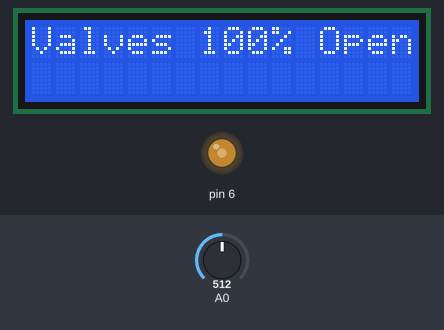
The sketch below on a simulated Arduino Uno, built with avr-gcc and run on an emulated ATmega328P. On the bench: 16×2 character LCD, output pins drawn as LEDs (lit = HIGH). The inputs (shaded band) are chosen by the test bench; at power-on: A0 = 512. What the sketch prints to the serial monitor is not drawn.

Above: at 1.2 s.
1.3 s: A0 set to 265
5.6 s: A0 set to 236
At 7.4 s:
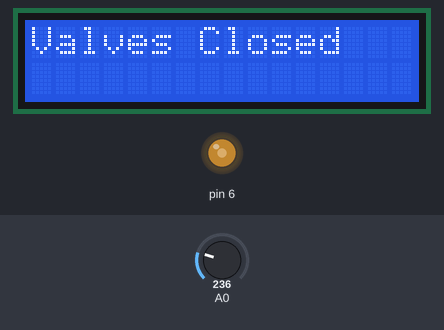
9.9 s: A0 set to 900
At 10.6 s:
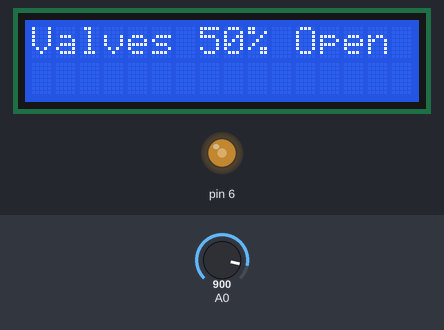
12.5 s: A0 set to 122
At 13.6 s:
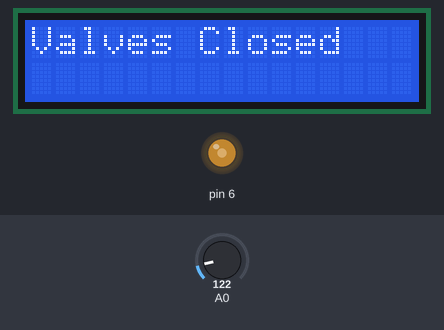
16.8 s: A0 set to 306
At 18.5 s:
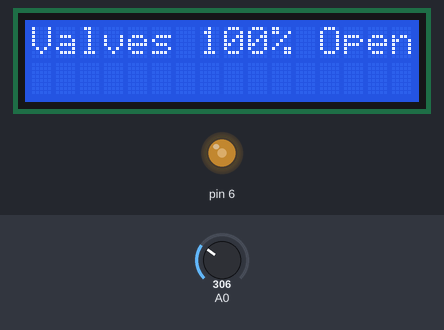
Timing chart, 0 to 20.0 s (numbered marks = the images above; inputs shaded):
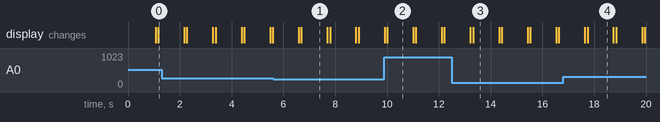

The sketch:

lcd.ino
```cpp
#include <LiquidCrystal.h>

int Contrast=120;
LiquidCrystal lcd(12, 11, 5, 4, 3, 2);

void setup() {
  // put your setup code here, to run once:

  analogWrite(6,Contrast);
  lcd.begin(16,2);
  Serial.begin(9600);

}

void loop() {
  // put your main code here, to run repeatedly:
 ;

  int sensorValue = analogRead(A0);
  float voltage= sensorValue * (5.0 / 1023.0);

  Serial.println(voltage);

  if (voltage > 3.638)
  {
    lcd.setCursor(0,0);
    lcd.print("Valves 50% Open");
    delay(1000);
    lcd.clear();
    delay(100);
  }

  if (voltage > 1.213 && voltage < 3.638)
  {
    lcd.setCursor(0,0);
    lcd.print("Valves 100% Open");
    delay(1000);
    lcd.clear();
    delay(100);
  }

  if (voltage < 1.213)
  {
    lcd.setCursor(0,0);
    lcd.print("Valves Closed");
    delay(1000);
    lcd.clear();
    delay(100);
  }

}
```

Measured:
- the behaviour switches between 249 and 248 on A0 (found by bisection; images 0 and 1)
- after the input at 5.6 s, the display: first differs from a run without the input after 1.1 s (image 1)
- after the input at 9.9 s, the display: first differs from a run without the input after 0.11 s (image 2)
- after the input at 12.5 s, the display: first differs from a run without the input after 0.82 s (image 3)
- after the input at 16.8 s, the display: first differs from a run without the input after 0.94 s (image 4)
- what the display in image 1 shows lasts 1.0 s, from 6.7 s to 7.7 s
